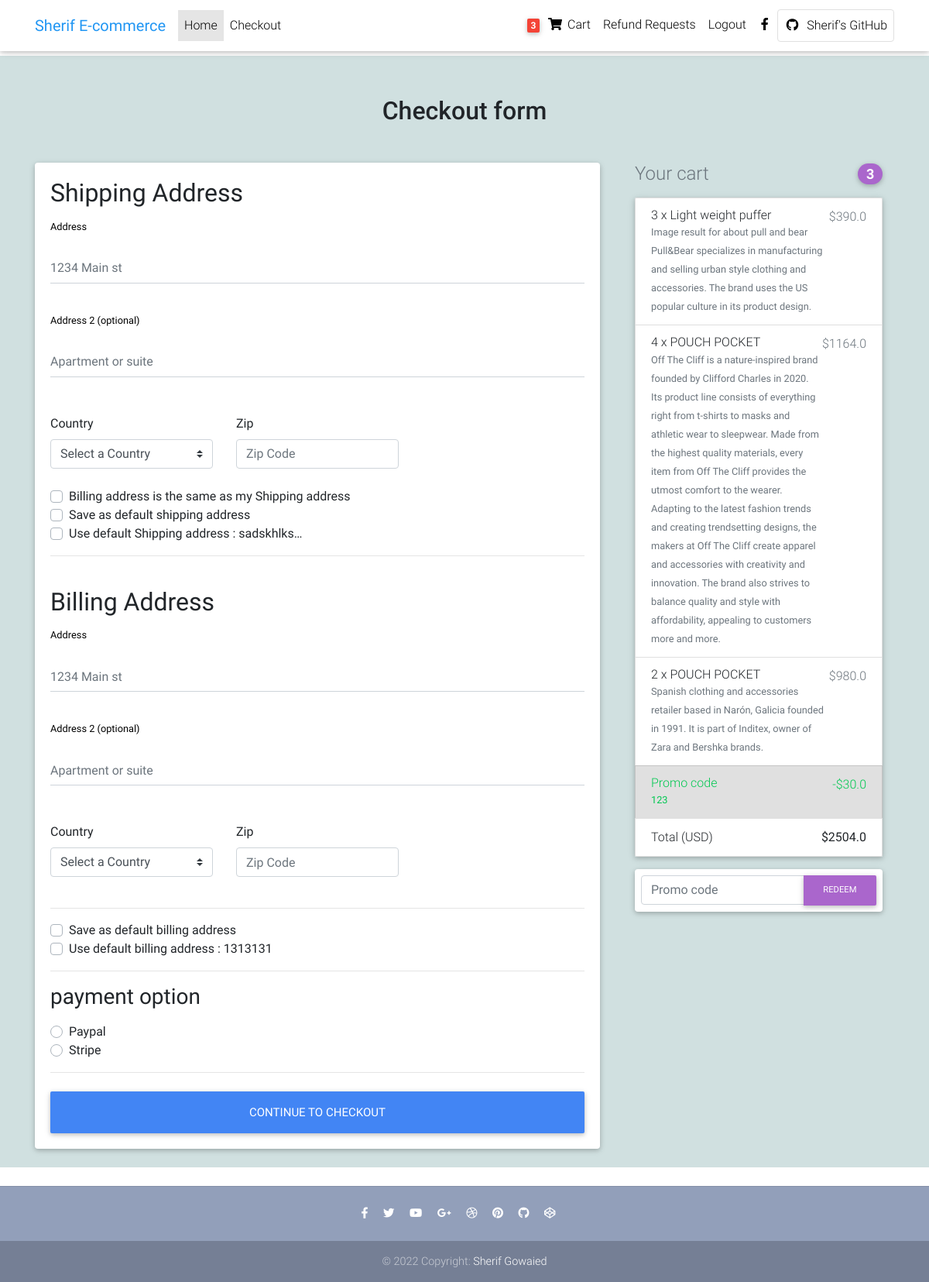
The page /djecommerce/checkout (signed in) on the database its author committed.
### djecommerce/models.py (models this page shows, shortened)
class User(AbstractUser):
    pass

class Order(models.Model):
    user = models.ForeignKey(
        User, on_delete=models.CASCADE, related_name="order" )
    ref_code = models.CharField(max_length=20,blank=True ,null=True )
    ordered = models.BooleanField(default=False)
    items = models.ManyToManyField(OrderItem)
    start_date = models.DateTimeField(auto_now_add=True)
    ordered_date = models.DateTimeField()
    billing_address = models.ForeignKey("Address",related_name="billing_adress",on_delete=models.SET_NULL ,
        blank=True ,null=True)
    shipping_address = models.ForeignKey("Address",related_name="shipping_adress",on_delete=models.SET_NULL ,
        blank=True ,null=True)
    payment = models.ForeignKey("Payment",on_delete=models.SET_NULL ,
        blank=True ,null=True)
    coupon = models.ForeignKey("Coupon" ,on_delete=models.SET_NULL ,
        blank=True ,null=True)
    being_delivered = models.BooleanField(default=False)
    received = models.BooleanField(default=False)
    refund_requested = models.BooleanField(default=False)
    refund_granted = models.BooleanField(default=False)
    """
    1.item added to cart
    2.add billing adress
    (Failed checkout)
    3.payment
    4. being develired
    5.Recevied
    6.refunds

    """
    def get_total_price(self):
        total = 0
        for order_item in self.items.all():
            total += order_item.get_final_price()
        if self.coupon:
            total  -= self.coupon.amount
        return total

class Address(models.Model):
    user = models.ForeignKey(User ,on_delete=models.CASCADE)
    street_address = models.CharField(max_length=100)
    apartment_address = models.CharField(max_length=100)
    country = models.CharField(max_length=2, choices=COUNTRIES)
    zip = models.CharField(max_length=100)
    address_type = models.CharField(max_length=1,choices=ADDRESS_CHOICES)
    default = models.BooleanField(default=False)
    class Meta:
        verbose_name_plural = "Adresses"

class OrderItem(models.Model):
    user = models.ForeignKey(
        User, on_delete=models.CASCADE, related_name="orderitems")
    ordered = models.BooleanField(default=False)
    item = models.ForeignKey(Item, on_delete=models.CASCADE, related_name="orderitem")
    quantity = models.IntegerField(default=1)
    def get_total_item_price(self):
        return self.quantity * self.item.price
    def get_final_price(self):
        if self.item.discount_price:
            return self.get_total_discount_item_price()
        return self.get_total_item_price()

class Item(models.Model):
    title = models.CharField(max_length=100)
    price = models.FloatField()
    discount_price = models.FloatField(blank=True , null=True)
    category = models.CharField(max_length=2,choices=CATEGORY_CHOICES)
    label = models.CharField(max_length=1,choices=LABEL_CHOICES )
    slug = models.SlugField()
    image = models.ImageField(upload_to="images",blank=True,null=True)
    description = models.TextField()

class Coupon(models.Model):
    code = models.CharField(max_length=15)
    amount = models.FloatField()

### djecommerce/views.py (the view, shortened to what this page needs)
# urls.py: path("checkout",CheckoutView.as_view(),name="checkout"),
class CheckoutView(View):
    def get(self , *args, **kwargs):
        try:
            order = Order.objects.get(user = self.request.user , ordered=False)
            form = ChekoutForm()
            context = {
                "form":form,
                "order":order,
                "couponform":CouponForm(),
                "DISPLAY_COUPON_FORM":True
            }
            try:
                print("search for shipping address")
                shipping_address_qs = Address.objects.filter(
                        user = self.request.user ,
                        address_type = 'S',
                        default = True
                        ).all()[0]
            except:
                shipping_address_qs =None
            print("finshish search for shipping address")
            print("if search address exist")
            if shipping_address_qs:
                print(" start search for shipping address")
                context.update({"default_shipping_address":shipping_address_qs})
            shipping_address_qs=None
            try:
                billing_address_qs = Address.objects.filter(
                    user = self.request.user ,
                    address_type = 'B',
                    default = True
                    )[0]
                if billing_address_qs:
                    context.update({"default_billing_address":billing_address_qs})
            except:
                billing_address_qs=None
            return render(self.request,"checkout.html",context)
        except ObjectDoesNotExist :
            messages.info(self.request,"you do not have an active order")
            return redirect("djecommerce:order-summary")

### djecommerce/forms.py
class ChekoutForm(forms.Form):
    shipping_address = forms.CharField(required=False)
    shipping_address2 = forms.CharField(required=False)
    shipping_country =forms.ChoiceField(choices=COUNTRIES , required=False ,widget=forms.Select(attrs={
       "class":"custom-select d-block w-100",
        "id":"country",
        "placeholder":"Select a country",
    }))
    shipping_zip = forms.CharField(required=False)
    billing_address = forms.CharField(required=False)
    billing_address2 = forms.CharField(required=False)
    billing_country =forms.ChoiceField(choices=COUNTRIES , required=False ,widget=forms.Select(attrs={
       "class":"custom-select d-block w-100",
        "id":"country",
        "placeholder":"Select a country",
    }))
    billing_zip = forms.CharField(required=False)
    same_billing_address = forms.BooleanField(required=False)
    set_default_shipping = forms.BooleanField(required=False)
    use_default_shipping = forms.BooleanField(required=False)
    set_default_billing = forms.BooleanField(required=False)
    use_default_billing = forms.BooleanField(required=False)
    payment_option = forms.ChoiceField(widget=forms.RadioSelect(),choices=PAYMENT_CHOICES)

class CouponForm(forms.Form):
    code =forms.CharField(widget=forms.TextInput(attrs={
        "class":'form-control',
        "placeholder":'Promo code',
        "aria-label" :"Recipient\ 's username",
        "aria-describedby" :"basic-addon2"
    }))

### djecommerce/templatetags/cart_template_tag.py (called while the page is built)
@register.filter
def cart_item_count(user):
    if user.is_authenticated:
        qs = Order.objects.filter(user = user , ordered=False)
        if qs.exists():
            return qs[0].items.count()
    return 0

### djecommerce/templates/checkout.html (shortened to what this page needs)
{% extends 'base.html' %}
 {% load static%}
 {% block content %}
  <main class="pt-1 main_checkout">
    <div class="container wow fadeIn">
      <h2 class="my-5 h2 text-center">Checkout form</h2>
      <div class="row">
        <div class="col-md-8 mb-4">
          <div class="card">
            <form method="post" class="card-body">
              <h2>Shipping Address</h2>
            <div class="hideable_shipping_form">
              <div class="md-form mb-5">
                <label for="shipping_address" style="position:relative; color:black;"><strong>Address</strong></label>
                <input type="text" id="shipping_address" class="form-control" name="shipping_address" placeholder="1234 Main st">
              </div>
              <div class="md-form mb-5">
                <label for="address-2"style="position:relative; color:black;"><strong>Address 2 (optional)</strong> </label>
               <input type="text" id="shipping_address2" class="form-control" name="shipping_address2" placeholder="Apartment or suite">
              </div>
              <div class="row">
                <div class="col-lg-4 col-md-12 mb-4">
                  <label for="country">Country</label>
                  {{form.shipping_country}}
                </div>
                <div class="col-lg-4 col-md-6 mb-4">
                  <label for="zip">Zip</label>
                   <input type="text" class="form-control" id="shipping_zip" name="shipping_zip" placeholder="Zip Code" >
                </div>
              </div>
              <div class="custom-control custom-checkbox">
                <label class="custom-control-label" for="same_billing_address">Billing address is the same as my Shipping address</label>
              </div>
              <div class="custom-control custom-checkbox">
                <label class="custom-control-label" for="set_default_shipping">Save as default shipping address</label>
              </div>
            </div>
            {% if  default_shipping_address%}
            <div class="custom-control custom-checkbox">
              <label class="custom-control-label" for="use_default_shipping">Use default Shipping address : {{default_shipping_address.street_address|truncatechars:10 }}</label>
            </div>
            {% endif%}
              <hr>
              <br>
              <h2>Billing Address</h2>
            <div class="hideable_billing_form">
              <div class="md-form mb-5">
                <label for="billing_address" style="position:relative; color:black;"><strong>Address</strong></label>
                <input type="text" id="billing_address" name="billing_address" class="form-control" placeholder="1234 Main st">
              </div>
              <div class="md-form mb-5">
                <label for="billing_address2"style="position:relative; color:black;"><strong>Address 2 (optional)</strong> </label>
                <input type="text" id="billing_address2" name="billing_address2" class="form-control" placeholder="Apartment or suite">
              </div>
              <div class="row">
                <div class="col-lg-4 col-md-12 mb-4">
                  <label for="country">Country</label>
                  {{form.billing_country}}
                </div>
                <div class="col-lg-4 col-md-6 mb-4">
                  <label for="billing_zip">Zip</label>
                  <input type="text" class="form-control" name='billing_zip' id="billing_zip" placeholder="Zip Code" >
                </div>
              </div>
            </div>
              <hr>
              <div class="custom-control custom-checkbox">
                <label class="custom-control-label" for="set_default_billing">Save as default billing address</label>
              </div>
              {% if default_billing_address%}
              <div class="custom-control custom-checkbox">
                <label class="custom-control-label" for="use_default_billing">Use default billing address : {{default_billing_address.street_address|truncatechars:10 }}</label>
              </div>
              {% endif%}
              <hr>
              <h3>payment option</h3>
              <div class="d-block my-3">
                {% for value , name in form.fields.payment_option.choices%}
                <div class="custom-control custom-radio">
                  <label class="custom-control-label" for="{{name}}">{{name}}</label>
                </div>
                {% endfor%}
              </div>
              <hr class="mb-4">
              <button class="btn btn-primary btn-lg btn-block" type="submit">Continue to checkout</button>
            </form>
          </div>
        </div>
        <div class="col-md-4 mb-4">
          {% include 'order_snippet.html'%}
        </div>
      </div>
    </div>
  </main>
  {% endblock content %}

### djecommerce/templates/navbar.html (shortened to what this page needs)
{% load cart_template_tag %}
<nav class="navbar fixed-top navbar-expand-lg navbar-light white scrolling-navbar">
    <div class="container">
      <a class="navbar-brand waves-effect" href="{% url 'djecommerce:home'%}" target="_blank">
        <strong class="blue-text">Sherif E-commerce</strong>
      </a>
      <div class="collapse navbar-collapse" id="navbarSupportedContent">
        <ul class="navbar-nav mr-auto">
          <li class="nav-item active">
            <a class="nav-link waves-effect" href="{% url 'djecommerce:home'%}">Home
            </a>
          </li>
          {% if request.user.is_authenticated%}
          <li class="nav-item">
            <a class="nav-link waves-effect" href="{%url 'djecommerce:checkout'%}" target="_blank">Checkout</a>
          </li>
          {%endif%}
        </ul>
        <ul class="navbar-nav nav-flex-icons">
          {% if request.user.is_authenticated %}
          <li class="nav-item">
            <a href="{% url 'djecommerce:order-summary' %}" class="nav-link waves-effect">
              <span class="badge red z-depth-1 mr-1"> {{request.user|cart_item_count}} </span>
              <i class="fas fa-shopping-cart"></i>
              <span class="clearfix d-none d-sm-inline-block"> Cart </span>
            </a>
          </li>
          <li class="nav-item">
            <a href="{% url 'djecommerce:request-refund' %}" class="nav-link waves-effect">
              <span class="clearfix d-none d-sm-inline-block">Refund Requests </span>
            </a>
          </li>
          <li class="nav-item">
            <a href="{% url 'djecommerce:logout_view' %}" class="nav-link waves-effect">
              <span class="clearfix d-none d-sm-inline-block"> Logout </span>
            </a>
          </li>
          {% endif%}
          <li class="nav-item">
            <a href="https://www.facebook.com/sherif.ronadlo" class="nav-link waves-effect" target="_blank">
              <i class="fab fa-facebook-f"></i>
            </a>
          </li>
          <li class="nav-item">
            <a href="https://github.com/sherifgowaied" class="nav-link border border-light rounded waves-effect"
              target="_blank">
              <i class="fab fa-github mr-2"></i>Sherif's GitHub
            </a>
          </li>
        </ul>
      </div>
    </div>
  </nav>

### djecommerce/templates/order_snippet.html (shortened to what this page needs)
<div class="col-md-12 mb-4">
    <h4 class="d-flex justify-content-between align-items-center mb-3">
    <span class="text-muted">Your cart</span>
    <span class="badge badge-secondary badge-pill">{{ order.items.count }}</span>
    </h4>
    <ul class="list-group mb-3 z-depth-1">
    {% for order_item in order.items.all %}
    <li class="list-group-item d-flex justify-content-between lh-condensed">
        <div>
        <h6 class="my-0">{{ order_item.quantity }} x {{ order_item.item.title}}</h6>
        <small class="text-muted">{{ order_item.item.description}}</small>
        </div>
        <span class="text-muted">${{ order_item.get_final_price }}</span>
    </li>
    {% endfor %}
    {% if order.coupon %}
    <li class="list-group-item d-flex justify-content-between bg-light">
        <div class="text-success">
        <h6 class="my-0">Promo code</h6>
        <small>{{ order.coupon.code }}</small>
        </div>
        <span class="text-success">-${{ order.coupon.amount }}</span>
    </li>
    {% endif %}
    <li class="list-group-item d-flex justify-content-between">
        <span>Total (USD)</span>
        <strong>${{ order.get_total_price }}</strong>
    </li>
    </ul>
    {% if DISPLAY_COUPON_FORM %}
    <form class="card p-2" action="{% url 'djecommerce:add-coupon' %}" method="POST">
        <div class="input-group">
            {{ couponform.code }}
            <div class="input-group-append">
            <button class="btn btn-secondary btn-md waves-effect m-0" type="submit">Redeem</button>
            </div>
        </div>
    </form>
    {% endif %}
</div>

### djecommerce/static/css/style.css (style rules this page uses)
html, body, .view { height: 100%; }
.main_checkout { background-color: #d0e0e0; }

### djecommerce/templates/base.html (style rules this page uses)
html, body, header, .carousel { height: 60vh; }

### rows shown on the page
User: user|cart_item_count "3"
Address: street_address "sadskhlks…"
Address: street_address "1313131"
Order: items.count "3", coupon.code "123", coupon.amount "30.0", get_total_price "2504.0"
OrderItem: quantity "3", item "Light weight puffer", item.description "Image result for about pull and bear Pull&Bear specializes in manufacturing and selling urban style clothing and accessories. The brand uses the US popular culture in its product design.", get_final_price "390.0"
OrderItem: quantity "4", item "POUCH POCKET", item.description "Off The Cliff is a nature-inspired brand founded by Clifford Charles in 2020. Its product line consists of everything right from t-shirts to masks and athletic wear to sleepwear. Made from the highest quality materials, every item from Off The Cliff provides the utmost comfort to the wearer. Adapting to the latest fashion trends and creating trendsetting designs, the makers at Off The Cliff create apparel and accessories with creativity and innovation. The brand also strives to balance quality and style with affordability, appealing to customers more and more.", get_final_price "1164.0"
OrderItem: quantity "2", item "POUCH POCKET", item.description "Spanish clothing and accessories retailer based in Narón, Galicia founded in 1991. It is part of Inditex, owner of Zara and Bershka brands.", get_final_price "980.0"

### other values the page prints
{{ name }} "Paypal" "Stripe"
